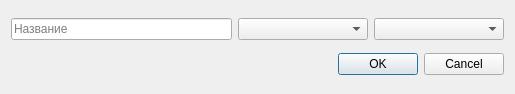
<?xml version="1.0" encoding="UTF-8"?>
<ui version="4.0">
 <class>PFCreationWindow</class>
 <widget class="QDialog" name="PFCreationWindow">
  <property name="geometry">
   <rect>
    <x>0</x>
    <y>0</y>
    <width>515</width>
    <height>94</height>
   </rect>
  </property>
  <property name="windowTitle">
   <string>IESAA | Создание поля профиля</string>
  </property>
  <property name="modal">
   <bool>true</bool>
  </property>
  <layout class="QVBoxLayout" name="verticalLayout">
   <item>
    <layout class="QHBoxLayout" name="horizontalLayout">
     <item>
      <widget class="QLineEdit" name="lineEdit">
       <property name="placeholderText">
        <string>Название</string>
       </property>
      </widget>
     </item>
     <item>
      <widget class="QComboBox" name="comboBox">
       <property name="minimumSize">
        <size>
         <width>130</width>
         <height>0</height>
        </size>
       </property>
       <property name="placeholderText">
        <string>Тип данных</string>
       </property>
      </widget>
     </item>
     <item>
      <widget class="QComboBox" name="comboBox_2">
       <property name="minimumSize">
        <size>
         <width>130</width>
         <height>0</height>
        </size>
       </property>
       <property name="placeholderText">
        <string>Тип значения</string>
       </property>
      </widget>
     </item>
    </layout>
   </item>
   <item>
    <widget class="QDialogButtonBox" name="buttonBox">
     <property name="orientation">
      <enum>Qt::Horizontal</enum>
     </property>
     <property name="standardButtons">
      <set>QDialogButtonBox::Cancel|QDialogButtonBox::Ok</set>
     </property>
    </widget>
   </item>
  </layout>
 </widget>
 <resources/>
 <connections>
  <connection>
   <sender>buttonBox</sender>
   <signal>accepted()</signal>
   <receiver>PFCreationWindow</receiver>
   <slot>accept()</slot>
   <hints>
    <hint type="sourcelabel">
     <x>248</x>
     <y>254</y>
    </hint>
    <hint type="destinationlabel">
     <x>157</x>
     <y>274</y>
    </hint>
   </hints>
  </connection>
  <connection>
   <sender>buttonBox</sender>
   <signal>rejected()</signal>
   <receiver>PFCreationWindow</receiver>
   <slot>reject()</slot>
   <hints>
    <hint type="sourcelabel">
     <x>316</x>
     <y>260</y>
    </hint>
    <hint type="destinationlabel">
     <x>286</x>
     <y>274</y>
    </hint>
   </hints>
  </connection>
 </connections>
</ui>
